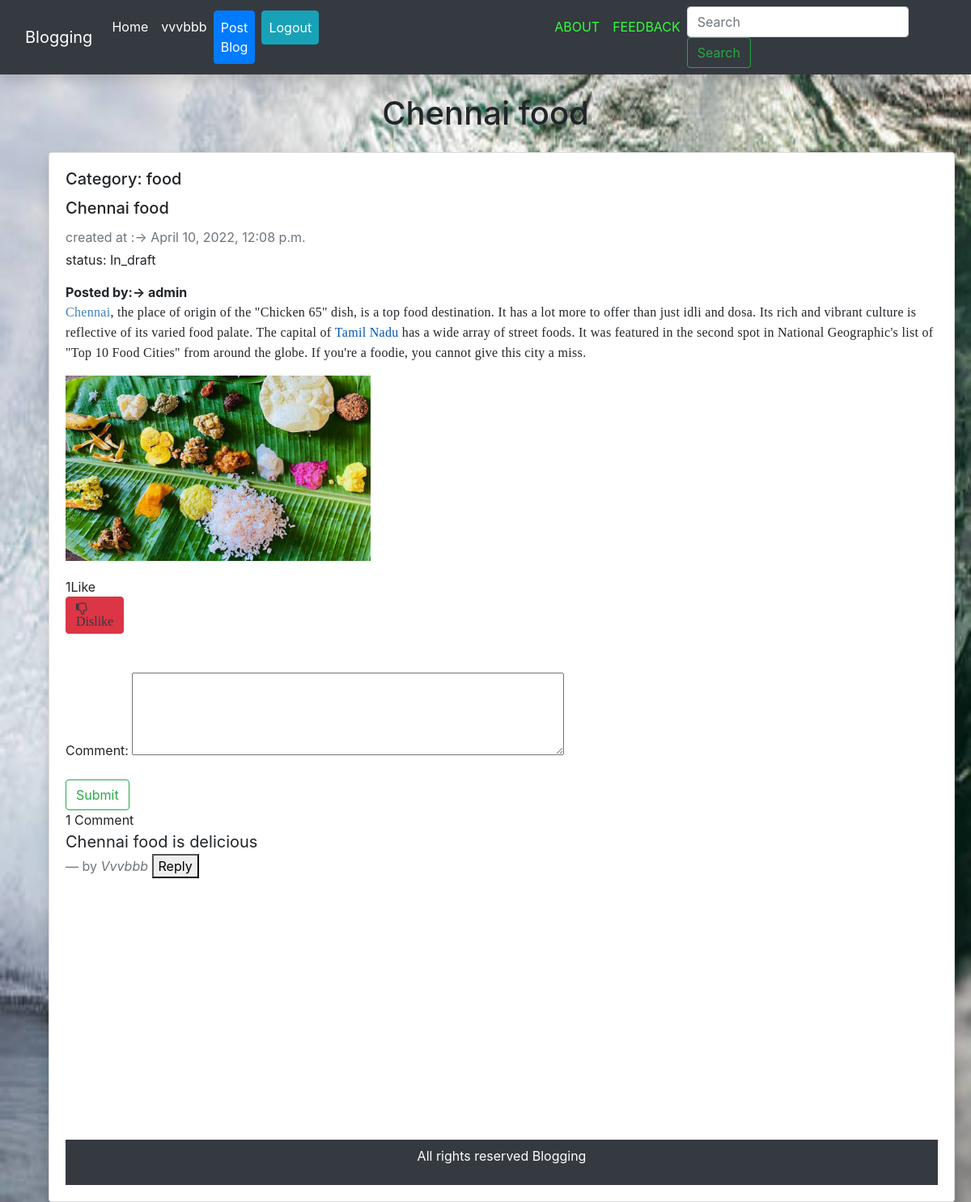
/blog_detail/78 (signed in), run on the app's committed database.
### easyblogging/models.py (models this page shows, shortened)
class BlogModel(models.Model):
    title=models.CharField(max_length=1000)
    content =HTMLField()
    slug=models.SlugField(max_length=1000, null=True , blank=True)
    image=models.ImageField(upload_to='images/',blank=True,null=True)
    likes=models.ManyToManyField(User,related_name='likes',blank=True)
    created_at=models.DateTimeField(auto_now_add=True,null=True)
    publish = models.BooleanField(default=False)
    published = models.DateTimeField(auto_now=True)
    author = models.ForeignKey(User, on_delete=models.CASCADE)
    categories = models.ManyToManyField('Category', related_name='posts')
    def __init__(self, *args, **kwargs):
        super(BlogModel, self).__init__(*args, **kwargs)
        self.old_publish = self.publish
    def total_likes(self):
        return self.likes.count()

class Category(models.Model):
    name = models.CharField(max_length=50)

class Comment(models.Model):
    post=models.ForeignKey(BlogModel,on_delete=models.CASCADE)
    user=models.ForeignKey(User,on_delete=models.CASCADE)
    comment=models.TextField(max_length=160)
    reply=models.ForeignKey('self',null=True,related_name="replies",on_delete=models.CASCADE)
    timestamp=models.DateTimeField(auto_now_add=True)

### easyblogging/views.py (the view, shortened to what this page needs)
# urls.py: path('blog_detail/<int:id>',blog_detail,name='blog_detail'),
def blog_detail(request,id):
    blog = BlogModel.objects.get(id=id)
    post=BlogModel.objects.get(id=id)
    comments= Comment.objects.filter(post=post,reply=None).order_by('-id')
    is_liked = False
    if blog.likes.filter(id=request.user.id).exists():
        is_liked = True
    comment_form = CommentForm(request.POST or None)
    context = {'blog': blog, 'is_liked': is_liked, 'total_likes': blog.total_likes(), 'comments':comments , 'comment_form': comment_form,}
    return render(request,'blog_detail.html',context)

### easyblogging/forms.py
class CommentForm(forms.ModelForm):
    class Meta:
        model = Comment
        fields= {'comment',}
        widgets = {
            'comment': forms.Textarea(attrs={'rows': 4, 'cols': 50}),
        }

### templates/blog_detail.html (shortened to what this page needs)
{% extends "base.html" %}
     {% load static %}
{%block content%}
<div class="container">
    <h1 class='text-center my-4'>{{blog.title}}</h1>
     <div class="col-lg-12">
            <div class="card shadow" style="width: 70rem;">
                <div class="card-body">
                      {% for categroy in blog.categories.all %}
                      <h5 class="card-title">Category: {{categroy.name}}</h5>
                      {% endfor %}
                   <h5 class="card-title">{{blog.title}}</h5>
                   <div class="mb-1 text-muted ">created at :-> {{blog.created_at}}</div>
                    {% if blog.publish == True  %}<p>status: Published</p>{%else %}<p>status: In_draft</p> {% endif %}
                   <b>Posted by:-> {{blog.author}}</b>
                   <p class="card-text">{{blog.content|safe}}</p>
                   <img src="{{ blog.image.url }}"class="responsive-img" alt="{{blog.title}}"style="width: 35%;margin-bottom: 20px;">
                    <br>
                    {{total_likes}}Like{{total_likes|pluralize}}
                   <form action="{% url 'like_post' blog.id %}" method="POST" >
              {% if is_liked %}
                <button class="fa fa-thumbs-o-down btn btn-danger text-dark d-flex flex-column position-static"  type="submit" name="id" value="{{blog.id}}"{% if not user.is_authenticated %} disabled {% endif %} >Dislike</button>
              {% else %}
                <button  class="fa fa-thumbs-o-up btn btn-success text-dark d-flex flex-column position-static " type="submit" name="id" value="{{blog.id}}"{% if not user.is_authenticated %} disabled {% endif %} >like </button>
              {% endif %}
              </form>
             <br/><br>
                <form method="post" >
                    {{comment_form.as_p }}
                <input type="submit" value="Submit" class="btn btn-outline-success" {% if not user.is_authenticated %} disabled {% endif %}>
                </form>
              <div class="main.comment.section">
                  {{comments.count}} Comment{{comments|pluralize }}
                  {% for comment in comments %}
                  <blockquote class="blockquote">
                    <p class="mb-0">{{comment.comment}}</p>
                      <a class="blockquote-footer">by <cite title="Source Title">{{comment.user|capfirst}}</cite> <button id="a{{comment.id}}" onclick="myFunction(this.id)">Reply</button></a>
                  </blockquote>
                  {% endfor %}
   {% endblock content %}

### templates/base.html (shortened to what this page needs)
<!doctype html>
<html lang="en">
  <head>
    <link rel="stylesheet" href="https://stackpath.bootstrapcdn.com/bootstrap/4.5.2/css/bootstrap.min.css">
    <link rel="stylesheet" href="https://stackpath.bootstrapcdn.com/font-awesome/4.7.0/css/font-awesome.min.css">
      {% load static %}
    <link rel="stylesheet" href="{% static 'css/owl.carousel.min.css'%}">
    <link rel="stylesheet" href="{% static 'css/owl.theme.default.min.css'%}">
       <link href="fonts/font-awesome.min.css" rel="stylesheet" />
  </head>
    <nav class="navbar navbar-expand-lg navbar-light bg-dark shadow">
     <div class="container-fluid">
  <a class="navbar-brand text-white" href="#">Blogging</a>
  <div class="collapse navbar-collapse" id="navbarSupportedContent">
    <ul class="navbar-nav mr-auto">
      <li class="nav-item active">
        <a class="nav-link text-white" href="/">Home <span class="sr-only">(current)</span></a>
      </li>
       {% if user.is_authenticated %}
      <li class="nav-item">
        <a class="nav-link text-white" href="/">{{request.user}}</a>
      </li>
      <li class="nav-item">
        <a class="nav-link btn btn-primary text-white " href="post_blog ">Post Blog</a>
      </li>
      <li class="nav-item">
        <a class="nav-link btn btn-info text-white mx-2" href="logout">Logout</a>
      </li>
      {% endif %}
      <li><a class="nav-link " style="color:#33FF3C; display: inline-block;margin-left:275px" href="{% url 'ABOUT'%}">ABOUT</a></li>
        <li><a class="nav-link " style="color:#33FF3C; display: inline-block;" href="{% url 'FEEDBACK'%}">FEEDBACK</a></li>
    </ul>
    <form class="form-inline my-2 my-lg-0" action="{% url 'home' %}">
      <input class="form-control mr-sm-2" type="search" placeholder="Search" aria-label="Search" name= 'q'>
      <button class="btn btn-outline-success my-2 my-sm-0" type="submit">Search</button>
    </form>
  </div>
     </div>
</nav>
{%block content%}
    {% endblock %}
   <footer class="bg-dark p-2">
     <p class="text-center text-white "> All rights reserved Blogging</p>
  </footer>
</html>

### templates/base.html (style rules this page uses)
footer { clear: both; position: relative; height: 100%; margin-top: 0%; }

### data on the page
BlogModel: title "Chennai food", created_at "April 10, 2022, 12:08 p.m.", author "admin", content "Chennai , the place of origin of the \"Chicken 65\" dish, is a top food destination. It has a lot more to offer than just idli and dosa. Its rich and vibrant culture is reflective of its varied food palate. The capital of Tamil Nadu has a wide array of street foods. It was featured in the second spot in National Geographic's list of \"Top 10 Food Cities\" from around the globe. If you're a foodie, you cannot give this city a miss .", image (picture)
Category: name "food"
Comment: comment "Chennai food is delicious", user "Vvvbbb"

### other printed values
{{ request.user }} "vvvbbb"
{{ total_likes }} "1"
{{ comments.count }} "1"
